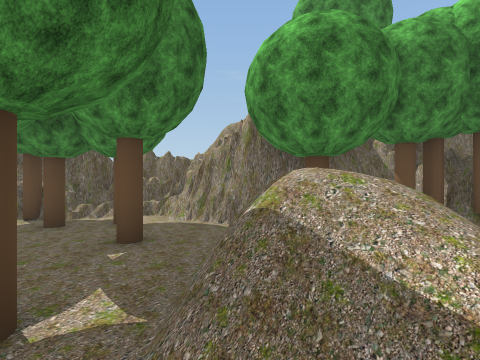
[1] (above)

17 first-person views from a walk through a scene from a Unity 3-D project. The camera is 1.5 m above the floor, looks level and sees 85° across. The floor is counted in squares, 2 m on a side. Each view is taken from the middle of a square. On the plan, view 1 faces up. The plan holds only what a view shows up to about 9 squares ahead; the rest is blank. Some trees and plants on the terrain are drawn as simple stand-ins. The player character is not drawn.

[2]
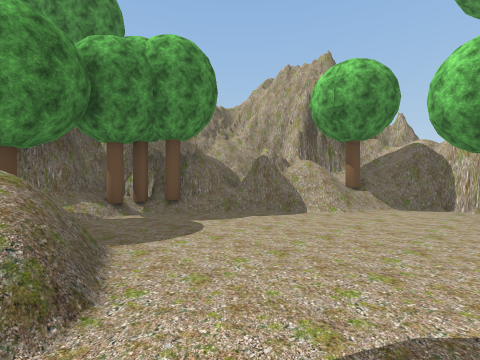

[3]
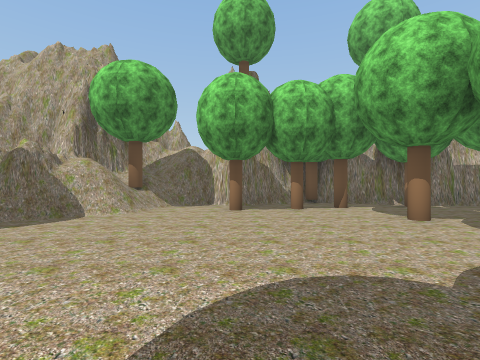

[4]
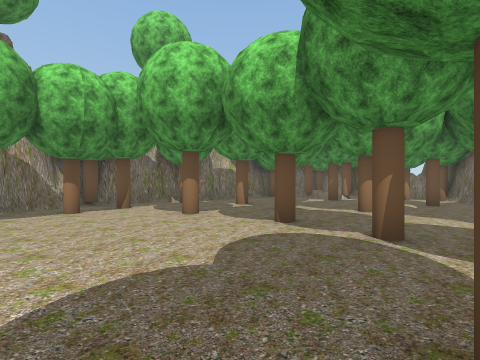

[5]
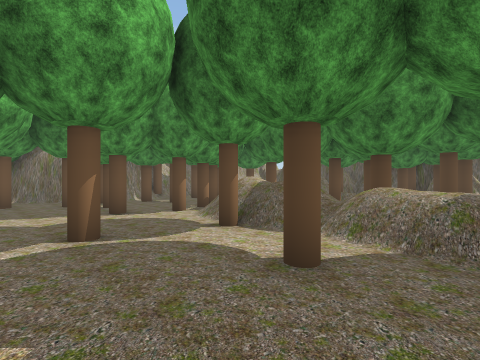

[6]
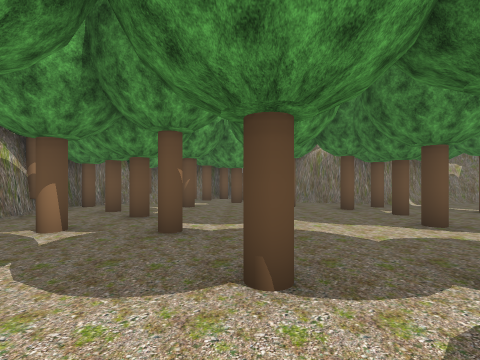

[7]
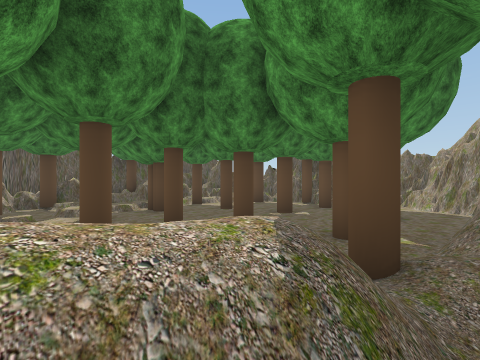

[8]
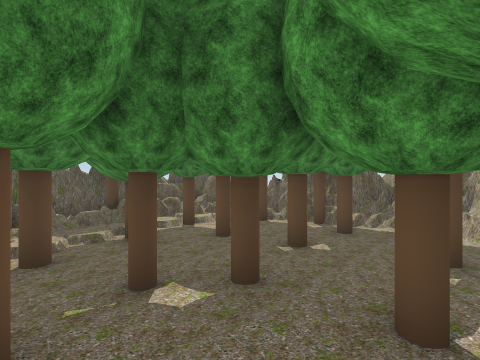

[9]
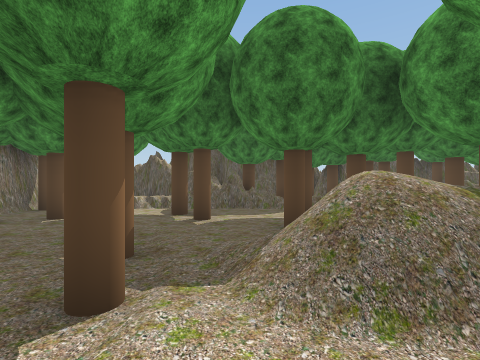

[10]
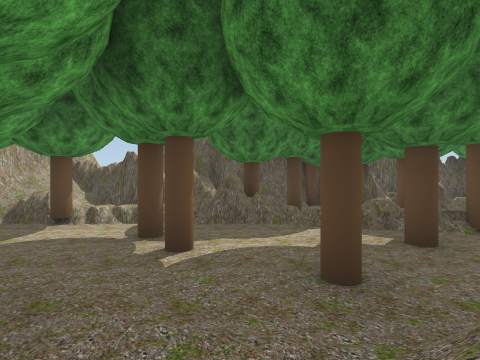

[11]
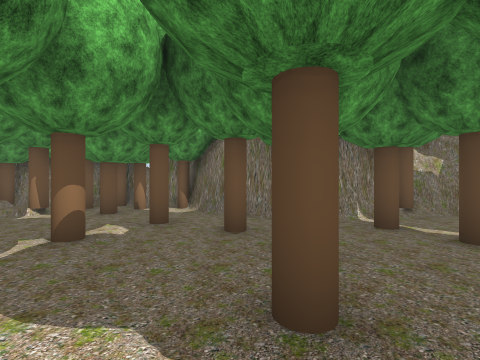

[12]
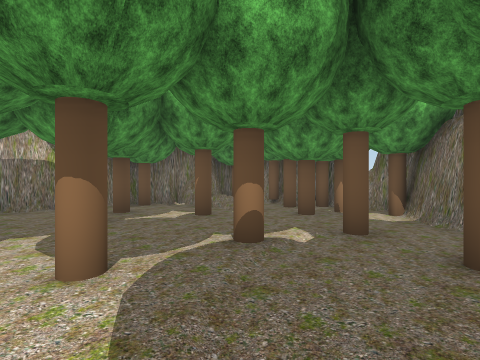

[13]
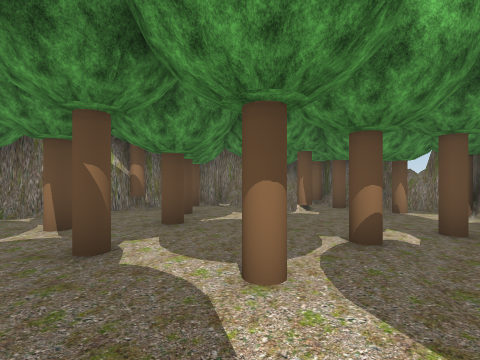

[14]
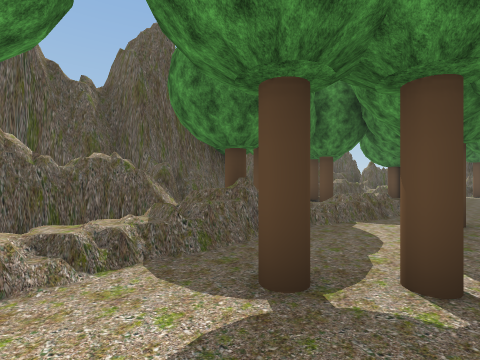

[15]
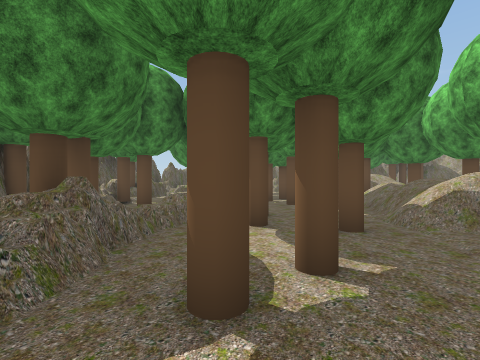

[16]
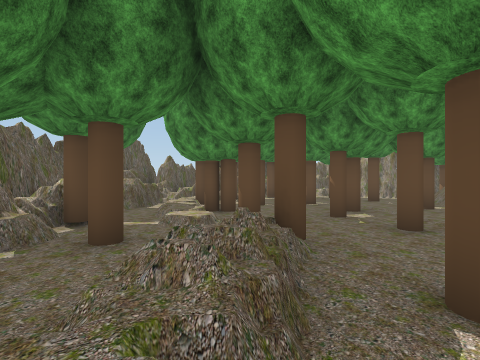

[17]
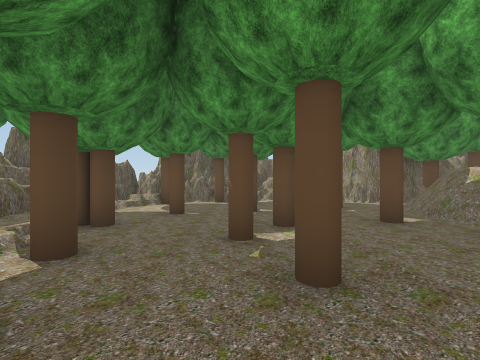

### Floor plan
Key: @ floor where view 1 was taken; # wall or solid block; x gap in a wall; . main floor; : floor 0.25 m higher than the main floor; / step, stairs or slope; = window, fence, low wall or low ledge; ^ raised ledge; T tree.
Columns run from 10 left of view 1 to 10 right of it. Each row starts with its distance up from view 1.
  7     ######
  6   ###T#..#######
  5   ##T.T.T.###TT##
  4  #^/....T./T...###
  3 ##.T.TT...= /...####
  2 ##.T......=/=....###
  1 #^.TT..T.T//.......#
  0 ##.:..T..T@........#
 -1 #T..T..T./T.......T#
 -2 ##Tx^T...//T.......##
 -3 #T..=...T/........T.T
 -4 ##T=^T..//T.....T.T.#
 -5 ##T=.T.T///.T.T.....#
 -6  ##T....//........T##
 -7  ##=..T.TT.....T.T.#
 -8   #^.T.T...T.T.....#
 -9   #^....T.T..T..TT.#
-10   =#T.T..T.T...T..T#
-11   #=T.T...T..T.....#
-12   #####T####..T.TT##
-13            ##TTT..#
-14             #.#TT##
-15             ###

Positions as (right, up) in squares from view 1, and headings:
1: (0, 0), facing up
2: (1, -1), facing up-right
3: (1, -1), facing right
4: (1, -1), facing down-right
5: (3, -1), facing down-left
6: (4, -3), facing down
7: (0, -2), facing up-left
8: (-1, -1), facing up-left
9: (1, -6), facing left
10: (-1, -6), facing left
11: (1, -6), facing down
12: (1, -7), facing down-right
13: (2, -6), facing down-right
14: (-4, -9), facing up-left
15: (-5, -9), facing up
16: (-6, -5), facing up
17: (-4, -3), facing up
